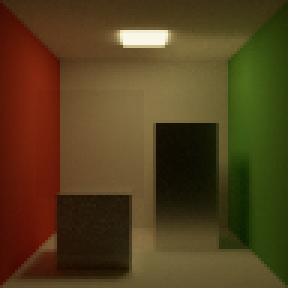
#> input picture tests/data/cornell_ref.png, 96 x 96 px, given in place of azulejo_a.png, which was not available (shown 3 times larger)
$ python tile_pack.py
#> lines starting #> are read from the running program, lines starting #| are printed output that depends on the picture
#!/usr/bin/env python3
"""tile_pack: turns the user's glazed tile images into the houses' six tile materials (residential HM5b2d).

    python tools/tile_pack.py [--src assets_src/tiles] [--preview out.png]

The images (docs: the six sets in house_surf.h HWT_*, in that order) are 1024 x 1024 photographs-in-style of a
grid of tiles with grey grout: four by four for the azulejo and Peranakan sets (15 cm tiles), six by six for the
zellige (10 cm). As drawn they don't quite tile: the grid runs a few pixels past the image's edge (or, in
zellige_a, most of a row), and its lines wander a pixel or two. So the grid is found and laid again:

- The grout is found as the grid of low-saturation, mid-grey lines: the lattice (pitch and phase) the image's
  grout profile along each axis fits best, each line then moved to the grout band's own centre nearby.
- Each tile's face (inside its grout) whose visible part spans most of a tile is lifted out; faces cut short by
  the image's edge by only a few pixels are stretched to size, others (zellige_a's last row and column) left out.
  A set whose art repeats over two tiles (azulejo_a: each tile one quarter of a rosette) keeps an even count.
- The faces are laid on an exact grid of n x n over the 1024 px image, in the order they came, with new grout
  between them (the art's own grout colour, mottled, half a joint at each edge), so copies join seamlessly.
- Height (the normal's alpha, for pbrGrainRelief, and orm.b): the grout at 0, each face up at a rounded arris
  and a little out of plane (hand-set); the Peranakan's moulded flowers and border raised over their ground (by
  how strongly painted), the zellige's hand-made faces uneven; azulejo flat glaze, barely wavy.
- The normal comes from that height at the set's true depth (metres, its file's "depth"); roughness (orm.g) the
  glaze's, grout rough; occlusion (orm.r) a little down in the joints.

Writes assets/textures/house_tile/<set>/{albedo,normal,orm}.png and assets/materials/house_tile_<set>.json (its
tile, albedo mean and depth), and prints each set's mean colour for the far shells' palette (house_palette.glsl
H_TILE, the mean times the file's scale).
"""
import argparse
import os

import numpy as np
from PIL import Image
from scipy import ndimage

OUT = 1024          # px a set's image, square
SCALE = 0.82        # the art's clean glaze to the city's palette (params.z): its white to the stand-in's 0.70

# name, nominal tiles across, a tile's metres, repeat (tiles) the art's pattern spans, the depth (m: tops to the
# joints), the face's relief kind, the glaze's roughness, the description for the material's file
SETS = [
    ("azulejo_a", 4, 0.15, 2, 0.0025, "flat", 0.14,
     "Azulejo, blue and white: Southern European townhouses' whole fronts and dados (HWT_AZULEJO_A)"),
    ("azulejo_b", 4, 0.15, 1, 0.0025, "flat", 0.14,
     "Azulejo, polychrome: Southern European townhouses' whole fronts and dados (HWT_AZULEJO_B)"),
    ("peranakan_a", 4, 0.15, 1, 0.0035, "moulded", 0.12,
     "Peranakan majolica, rose and green: South-East Asian shophouse dados (HWT_PERANAKAN_A)"),
    ("peranakan_b", 4, 0.15, 1, 0.0035, "moulded", 0.12,
     "Peranakan majolica, blue and yellow: South-East Asian shophouse dados (HWT_PERANAKAN_B)"),
    ("zellige_a", 6, 0.10, 1, 0.004, "handmade", 0.10,
     "Zellige, green and white stars on black: Middle Eastern villa and courtyard dados (HWT_ZELLIGE_A)"),
    ("zellige_b", 6, 0.10, 1, 0.004, "handmade", 0.08,
     "Zellige, a plain teal-green field: Middle Eastern villa and courtyard dados (HWT_ZELLIGE_B)"),
]
GROUT_H = 0.0       # the joints' height
ARRIS_M = 0.0015    # metres over which a face's edge rounds down into the joint


def srgb_to_lin(c):
    return np.where(c <= 0.04045, c / 12.92, ((c + 0.055) / 1.055) ** 2.4)


def lin_to_srgb(c):
    c = np.clip(c, 0.0, 1.0)
    return np.where(c <= 0.0031308, c * 12.92, 1.055 * c ** (1.0 / 2.4) - 0.055)


def grout_mask(rgb):
    """Where a pixel looks like grout: grey (unsaturated) and neither the glaze's white nor a black."""
    mx, mn = rgb.max(2), rgb.min(2)
    sat = (mx - mn) / np.maximum(mx, 1e-3)
    lum = rgb.mean(2)
    return ((sat < 0.15) & (lum > 0.3) & (lum < 0.78)).astype(np.float64)


def find_lines(profile, nominal):
    """The grout lines along one axis: the lattice the profile fits best, each line moved to its band's centre.
    Returns the lines' positions (some past the image's ends, extrapolated) and the bands' median width."""
    size = len(profile)
    p = ndimage.uniform_filter1d(profile, 3, mode="nearest")
    best = None
    for pitch in np.arange(size / nominal * 0.85, size / nominal * 1.15, 0.25):
        for phase in np.arange(0.0, pitch, 0.5):
            xs = np.arange(phase, size, pitch).astype(int)
            score = p[xs].mean()
            if best is None or score > best[0]:
                best = (score, pitch, phase)
    _, pitch, phase = best
    lines, widths = [], []
    k0 = -1
    while phase + k0 * pitch > -pitch:
        k0 -= 1
    for k in range(k0, int(size / pitch) + 3):
        x = phase + k * pitch
        if x < -pitch * 0.5 or x > size + pitch * 0.5:
            continue
        r = int(pitch * 0.06)
        lo, hi = int(round(x)) - r, int(round(x)) + r + 1
        if lo < 0 or hi > size:
            lines.append(x)   # at or past an edge: the lattice's
            continue
        seg = p[lo:hi]
        peak = seg.max()
        if peak < 0.5:
            lines.append(x)
            continue
        c = lo + int(np.argmax(seg))
        a, b = c, c
        while a > 0 and p[a - 1] > 0.5 * peak:
            a -= 1
        while b < size - 1 and p[b + 1] > 0.5 * peak:
            b += 1
        lines.append((a + b) / 2.0)
        widths.append(b - a + 1)
    return np.array(lines), float(np.median(widths)) if widths else 3.0, pitch


def faces_along(lines, width, pitch, size):
    """The faces between consecutive lines whose visible span is most of a tile: (start, end) in pixels."""
    out = []
    half = width / 2.0
    for a, b in zip(lines[:-1], lines[1:]):
        f0, f1 = max(a + half, 0.0), min(b - half, size - 1.0)
        full = (b - a) - width
        if f1 - f0 >= 0.95 * full and full > 0.5 * pitch:
            out.append((f0, f1))
    return out


def wrap_blur(x, sigma):
    return ndimage.gaussian_filter(x, sigma, mode="wrap")


def pack(name, nominal, tile_m, period, depth, kind, rough_face, src, rng):
    img = np.asarray(Image.open(src).convert("RGB")).astype(np.float64) / 255.0
    H, W, _ = img.shape
    gm = grout_mask(img)
    xl, xw, xp = find_lines(gm.mean(0), nominal)
    yl, yw, yp = find_lines(gm.mean(1), nominal)
    fx, fy = faces_along(xl, xw, xp, W), faces_along(yl, yw, yp, H)
    n = min(len(fx), len(fy))
    n -= n % period
    fx, fy = fx[:n], fy[:n]
    joint_px = 0.5 * (xw / xp + yw / yp)   # the joint as a fraction of the pitch
    joint = float(np.clip(joint_px, 0.018, 0.035))

    # the art's own grout colour: the median over the found bands
    gsel = gm > 0.5
    grout_rgb = np.median(img[gsel], axis=0) if gsel.any() else np.array([0.5, 0.5, 0.5])

    pitch = OUT / n
    c = (np.arange(OUT) + 0.5) / pitch
    ci = np.minimum(c.astype(int), n - 1)
    u = c - ci                                  # 0..1 across a tile, x and y alike
    g = joint / 2.0
    fu = np.clip((u - g) / (1.0 - 2.0 * g), 0.0, 1.0)
    srcx = np.array([fx[i][0] + fu[k] * (fx[i][1] - fx[i][0]) for k, i in enumerate(ci)])
    srcy = np.array([fy[i][0] + fu[k] * (fy[i][1] - fy[i][0]) for k, i in enumerate(ci)])
    YY, XX = np.meshgrid(srcy, srcx, indexing="ij")
    lin = srgb_to_lin(img)
    face = np.stack([ndimage.map_coordinates(lin[..., k], [YY, XX], order=3, mode="nearest") for k in range(3)], axis=2)
    face = np.clip(face, 0.0, 1.0)

    # distance into the face from its nearest joint, in px (negative in the joint)
    d1 = np.minimum(u - g, 1.0 - g - u) * pitch
    dist = np.minimum(d1[:, None], d1[None, :])
    cover = np.clip(dist + 0.5, 0.0, 1.0)       # the face's edge antialiased over a pixel

    # the grout: the art's colour, mottled (wrapped, so it tiles)
    mott = wrap_blur(rng.standard_normal((OUT, OUT)), 3.0)
    mott /= mott.std() + 1e-9
    grout = srgb_to_lin(grout_rgb)[None, None, :] * (1.0 + 0.06 * mott[..., None])
    alb = grout * (1.0 - cover[..., None]) + face * cover[..., None]

    # height: the face's own relief, tilted a little per tile, rounded down at its arris into the joint
    tid = (ci[:, None] * n + ci[None, :])
    tilts = rng.uniform(-1.0, 1.0, (n * n, 2))
    tx, ty = tilts[tid, 0], tilts[tid, 1]
    uu, vv = u[None, :] - 0.5, u[:, None] - 0.5
    if kind == "moulded":
        mx, mn = face.max(2), face.min(2)
        ink = np.clip(((mx - mn) / np.maximum(mx, 1e-3) - 0.15) / 0.3, 0.0, 1.0)
        relief = wrap_blur(ink, 1.5)
        fh = 0.62 + 0.30 * relief + 0.04 * (tx * uu + ty * vv)
    elif kind == "handmade":
        wav = wrap_blur(rng.standard_normal((OUT, OUT)), pitch * 0.18)
        wav /= np.abs(wav).max() + 1e-9
        fh = 0.84 + 0.10 * wav + 0.10 * (tx * uu + ty * vv)
    else:
        wav = wrap_blur(rng.standard_normal((OUT, OUT)), pitch * 0.25)
        wav /= np.abs(wav).max() + 1e-9
        fh = 0.93 + 0.03 * wav + 0.05 * (tx * uu + ty * vv)
    arris_px = ARRIS_M / tile_m * pitch
    t = np.clip(dist / arris_px, 0.0, 1.0)
    round_ = np.sqrt(1.0 - (1.0 - t) ** 2)       # a quarter round
    h = np.where(dist > 0.0, GROUT_H + (fh - GROUT_H) * round_, GROUT_H)
    h = wrap_blur(h, 0.6)
    h = (h - h.min()) / max(h.max() - h.min(), 1e-6)

    # the normal (OpenGL: +y up the image) from the height at the true depth
    mpp = tile_m * n / OUT                       # metres a pixel
    k = depth / mpp
    dx = (np.roll(h, -1, 1) - np.roll(h, 1, 1)) * 0.5 * k
    dy = (np.roll(h, -1, 0) - np.roll(h, 1, 0)) * 0.5 * k
    nrm = np.stack([-dx, dy, np.ones_like(h)], axis=2)
    nrm /= np.linalg.norm(nrm, axis=2, keepdims=True)

    face_w = np.clip(dist / max(arris_px, 1.0), 0.0, 1.0)
    rough = rough_face + (0.9 - rough_face) * (1.0 - face_w)
    ao = 0.78 + 0.22 * face_w

    dest = os.path.join("assets", "textures", "house_tile", name)
    os.makedirs(dest, exist_ok=True)
    to8 = lambda x: (np.clip(x, 0.0, 1.0) * 255.0 + 0.5).astype(np.uint8)
    Image.fromarray(to8(lin_to_srgb(alb))).save(os.path.join(dest, "albedo.png"))
    Image.fromarray(to8(np.concatenate([nrm * 0.5 + 0.5, h[..., None]], axis=2)), "RGBA").save(os.path.join(dest, "normal.png"))
    Image.fromarray(to8(np.stack([ao, rough, h], axis=2))).save(os.path.join(dest, "orm.png"))

    mean = alb.reshape(-1, 3).mean(0)
    with open(os.path.join("assets", "materials", f"house_tile_{name}.json"), "w", newline="\n") as f:
        f.write(f"// {desc_of(name)}\n")
        f.write(f"// The user's art (assets_src/tiles/{name}.png), its grid laid again by tools/tile_pack.py: "
                f"{n} x {n} tiles of {round(tile_m * 100)} cm.\n")
        f.write("// Drawn by houseTile (shaders/city/house.glsl); the six sets' ids run in HWT_* order (house_surf.h).\n")
        f.write("{\n")
        f.write('  "maps": {\n')
        f.write(f'    "albedo": "../textures/house_tile/{name}/albedo.png",\n')
        f.write(f'    "normal": "../textures/house_tile/{name}/normal.png",\n')
        f.write(f'    "orm":    "../textures/house_tile/{name}/orm.png"\n')
        f.write("  },\n")
        f.write(f'  "tile": {tile_m * n:.2f},                 // metres per image: {n} tiles\n')
        f.write(f'  "albedo_mean": [{mean[0]:.3f}, {mean[1]:.3f}, {mean[2]:.3f}],   // per channel (tile_pack): the tint divides by it\n')
        f.write("  // the albedo's variation shown (1 all); the normal map's strength (1 as made); the art's clean glaze to the city's palette\n")
        f.write(f'  "params": [1.0, 1.0, {SCALE}],\n')
        f.write("  // metres from the faces' tops down into the joints: parallax occlusion mapped (pbrGrainRelief)\n")
        f.write(f'  "depth": {depth}\n')
        f.write("}\n")
    print(f"{name}: {len(fx)}x{len(fy)} faces of lattice pitch {xp:.1f}/{yp:.1f} px, joint {joint * 100:.1f}% "
          f"(art {joint_px * 100:.1f}%), grout {np.round(grout_rgb, 2)}, mean linear [{mean[0]:.3f}, {mean[1]:.3f}, "
          f"{mean[2]:.3f}] x{SCALE} = [{mean[0] * SCALE:.2f}, {mean[1] * SCALE:.2f}, {mean[2] * SCALE:.2f}]")
    return lin_to_srgb(alb), h, nrm


def desc_of(name):
    return next(s[7] for s in SETS if s[0] == name)


def main():
    ap = argparse.ArgumentParser(description=__doc__.split("\n")[0])
    ap.add_argument("--src", default=os.path.join("assets_src", "tiles"))
    ap.add_argument("--preview", default=None, help="also write each set twice over (2 x 2), its height and normal")
    args = ap.parse_args()
    rows = []
    for k, s in enumerate(SETS):
        rng = np.random.default_rng(0x711E + k)
        alb, h, nrm = pack(*s[:7], os.path.join(args.src, s[0] + ".png"), rng)
#> in grout_mask, `lum = rgb.mean(2)`:
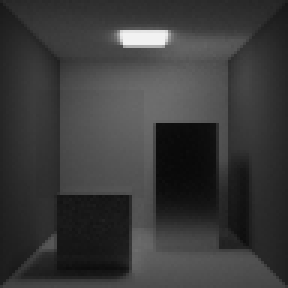
#> lum: shape (96, 96) float64 (shown 3 times larger); min 0.034, max 0.949, mean 0.229
#> in grout_mask, `return ((sat < 0.15) & (lum > 0.3) & (lum < 0.78)).astype(np.float64)`: returned value: shape (96, 96) float64; every value is 0
#> in find_lines, `size = len(profile)`: size = 96
#> in find_lines, `p = ndimage.uniform_filter1d(profile, 3, mode="nearest")`: p = 96 values from 0 to 0
#> after the loop in find_lines, `for pitch in np.arange(size / nominal * 0.85, size / nominal * 1.15, 0..`: best = (0, 20.4, 0)
#> in find_lines, `_, pitch, phase = best`: pitch = 20.4; phase = 0
#> after the loop in find_lines, `while phase + k0 * pitch > -pitch:`: k0 = -1
#> the loop in find_lines, `for k in range(k0, int(size / pitch) + 3):` made 8 passes
#> (x, lo, hi) on passes 2 to 7: (0, -1, 2), (20.4, 19, 22), (40.8, 40, 43), (61.2, 60, 63), (81.6, 81, 84), (102, 101, 104)
#> x on passes 1, 8: -20.4, 122.4
#> after the loop in find_lines, `for k in range(k0, int(size / pitch) + 3):`: lines = [0, 20.4, 40.8, 61.2, 81.6, 102]; widths = []
#> in pack, `xl, xw, xp = find_lines(gm.mean(0), nominal)`: xl = [0, 20.4, 40.8, 61.2, 81.6, 102]; xw = 3; xp = 20.4
#> the loop in find_lines (call 2), `for k in range(k0, int(size / pitch) + 3):` made 8 passes
#> in pack, `yl, yw, yp = find_lines(gm.mean(1), nominal)`: yl = [0, 20.4, 40.8, 61.2, 81.6, 102]; yw = 3; yp = 20.4
#> in faces_along, `half = width / 2.0`: half = 1.5
#> the loop in faces_along, `for a, b in zip(lines[:-1], lines[1:]):` made 5 passes
#> (a, b, f0, f1) on passes 1 to 5: (0, 20.4, 1.5, 18.9), (20.4, 40.8, 21.9, 39.3), (40.8, 61.2, 42.3, 59.7), (61.2, 81.6, 62.7, 80.1), (81.6, 102, 83.1, 95)
#> after the loop in faces_along, `for a, b in zip(lines[:-1], lines[1:]):`: out = [(1.5, 18.9), (21.9, 39.3), (42.3, 59.7), (62.7, 80.1)]
#> the loop in faces_along (call 2), `for a, b in zip(lines[:-1], lines[1:]):` made 5 passes
#> in pack, `fx, fy = faces_along(xl, xw, xp, W), faces_along(yl, yw, yp, H)`: fx has the same summary as out in faces_along; fy has the same summary as out in faces_along
#> in pack, `n = min(len(fx), len(fy))`: n = 4
#> in pack, `joint_px = 0.5 * (xw / xp + yw / yp)`: joint_px = 0.147
#> in pack, `joint = float(np.clip(joint_px, 0.018, 0.035))`: joint = 0.035
#> in pack, `gsel = gm > 0.5`: gsel: shape (96, 96) bool; every value is 0
#> in pack, `grout_rgb = np.median(img[gsel], axis=0) if gsel.any() else np.array([..`: grout_rgb = [0.5, 0.5, 0.5]
#> in pack, `pitch = OUT / n`: pitch = 256
#> in pack, `c = (np.arange(OUT) + 0.5) / pitch`: c = 1024 values from 0.00195 to 4
#> in pack, `ci = np.minimum(c.astype(int), n - 1)`: ci = 1024 values from 0 to 3
#> in pack, `u = c - ci`: u = 1024 values, max 0.998 at index 255, min 0.00195 at index 0, mean 0.5
#> in pack, `g = joint / 2.0`: g = 0.0175
#> in pack, `fu = np.clip((u - g) / (1.0 - 2.0 * g), 0.0, 1.0)`: fu = 1024 values, max 1 at index 252, min 0 at index 0, mean 0.5
#> in pack, `srcx = np.array([fx[i][0] + fu[k] * (fx[i][1] - fx[i][0]) for k, i in ..`: srcx = 1024 values from 1.5 to 80.1
#> in pack, `face = np.stack([ndimage.map_coordinates(lin[..., k], [YY, XX], order=..`:
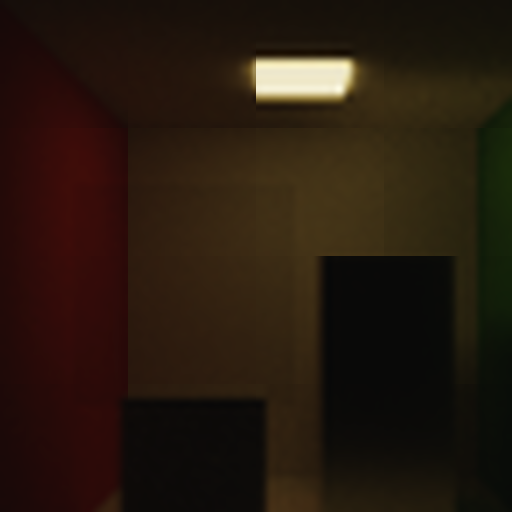
#> face: shape (1024, 1024, 3) float64 (shown at 1/2 size); mean R, G, B 0.127, 0.0719, 0.0278; drawn with min black and max white
#> in pack, `d1 = np.minimum(u - g, 1.0 - g - u) * pitch`: d1 = 1024 values, max 123 at index 128, min -3.98 at index 0, mean 59.52
#> in pack, `tid = (ci[:, None] * n + ci[None, :])`:
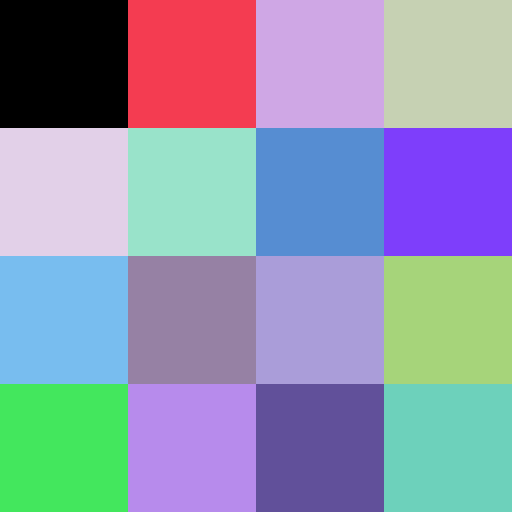
#> tid: shape (1024, 1024) int64 (shown at 1/2 size); 16 distinct labels, from 0 to 15; one colour per label, 0 black
#> in pack, `tilts = rng.uniform(-1.0, 1.0, (n * n, 2))`: tilts = 16 rows, first 8: [0.961, 0.453], [-0.494, 0.73], [0.264, -0.924], [0.67, -0.614], [0.192, -0.105], [-0.341, -0.274], [0.796, -0.639], [0.176, 0.702]
#> in pack, `tx, ty = tilts[tid, 0], tilts[tid, 1]`:
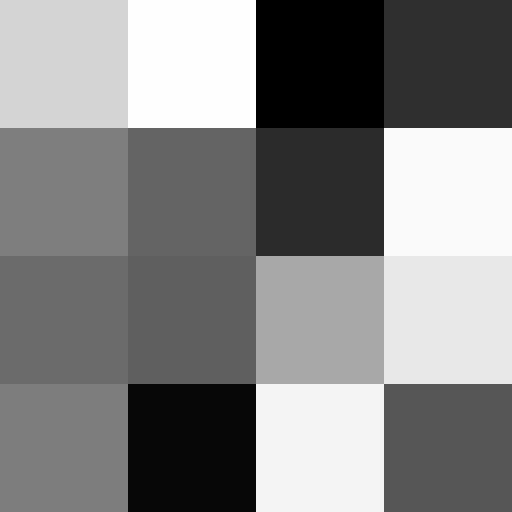
#> ty: shape (1024, 1024) float64 (shown at 1/2 size); min -0.924, max 0.73, mean -0.0709; drawn with min black and max white
#> in pack, `uu, vv = u[None, :] - 0.5, u[:, None] - 0.5`: vv = 1024 values, max 0.498 at index 255, min -0.498 at index 0, mean 0
#> in pack, `fh = 0.93 + 0.03 * wav + 0.05 * (tx * uu + ty * vv)`:
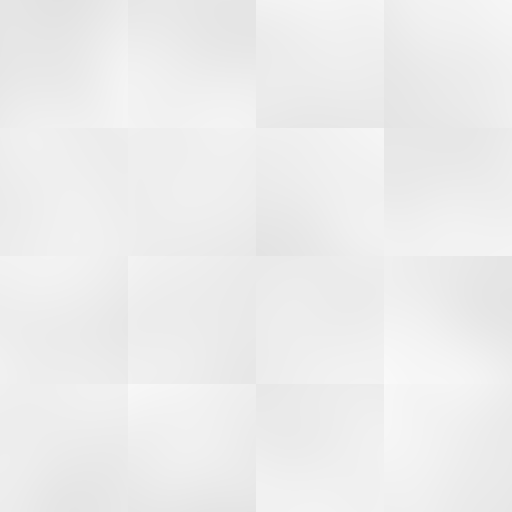
#> fh: shape (1024, 1024) float64 (shown at 1/2 size); min 0.89, max 0.978, mean 0.931
#> in pack, `arris_px = ARRIS_M / tile_m * pitch`: arris_px = 2.56
#> in pack, `h = np.where(dist > 0.0, GROUT_H + (fh - GROUT_H) * round_, GROUT_H)`:
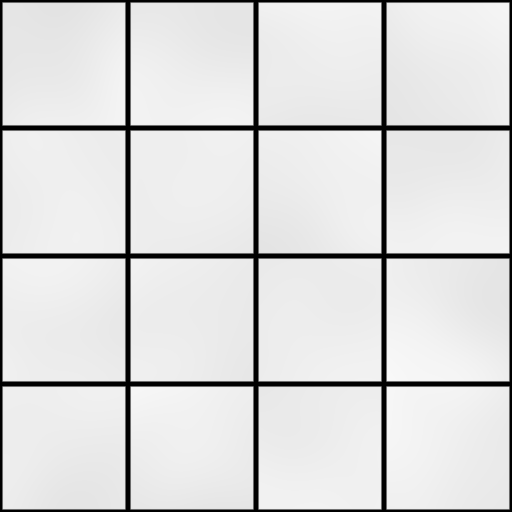
#> h: shape (1024, 1024) float64 (shown at 1/2 size); min 0, max 0.976, mean 0.858
#> in pack, `mpp = tile_m * n / OUT`: mpp = 0.000586
#> in pack, `k = depth / mpp`: k = 4.27
#> in pack, `Image.fromarray(to8(np.stack([ao, rough, h], axis=2))).save(os.path.jo..`:
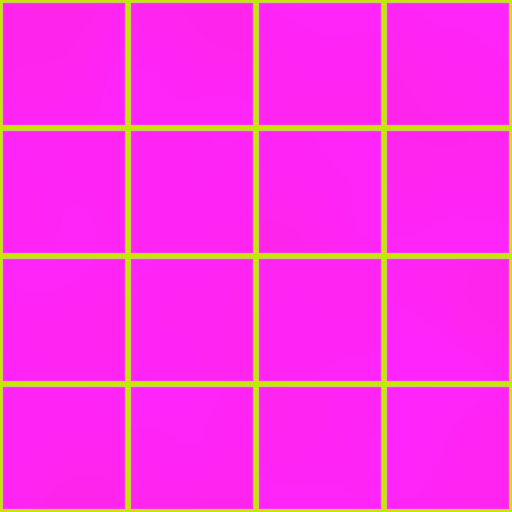
#> saved as orm.png: PIL image 1024x1024 RGB (shown at 1/2 size); mean R, G, B 250, 53.2, 224.3
#> in pack, `mean = alb.reshape(-1, 3).mean(0)`: mean = [0.134, 0.0823, 0.0411]
#| azulejo_a: 4x4 faces of lattice pitch 20.4/20.4 px, joint 3.5% (art 14.7%), grout [0.5 0.5 0.5], mean linear [0.134, 0.082, 0.041] x0.82 = [0.11, 0.07, 0.03]
        if args.preview:
            half = lambda x: np.asarray(Image.fromarray((np.clip(x, 0, 1) * 255).astype(np.uint8)).resize((512, 512), Image.LANCZOS)) / 255.0
            two = np.tile(half(alb), (2, 2, 1))
            hh = np.repeat(np.tile(half(h), (2, 2))[..., None], 3, axis=2)
            nn = np.tile(half(nrm * 0.5 + 0.5), (2, 2, 1))
            rows.append(np.concatenate([two, hh, nn], axis=1))
    if args.preview:
        Image.fromarray((np.concatenate(rows, axis=0) * 255).astype(np.uint8)).save(args.preview)


if __name__ == "__main__":
#> (the run stopped early here; a loop or call above may not have finished)
